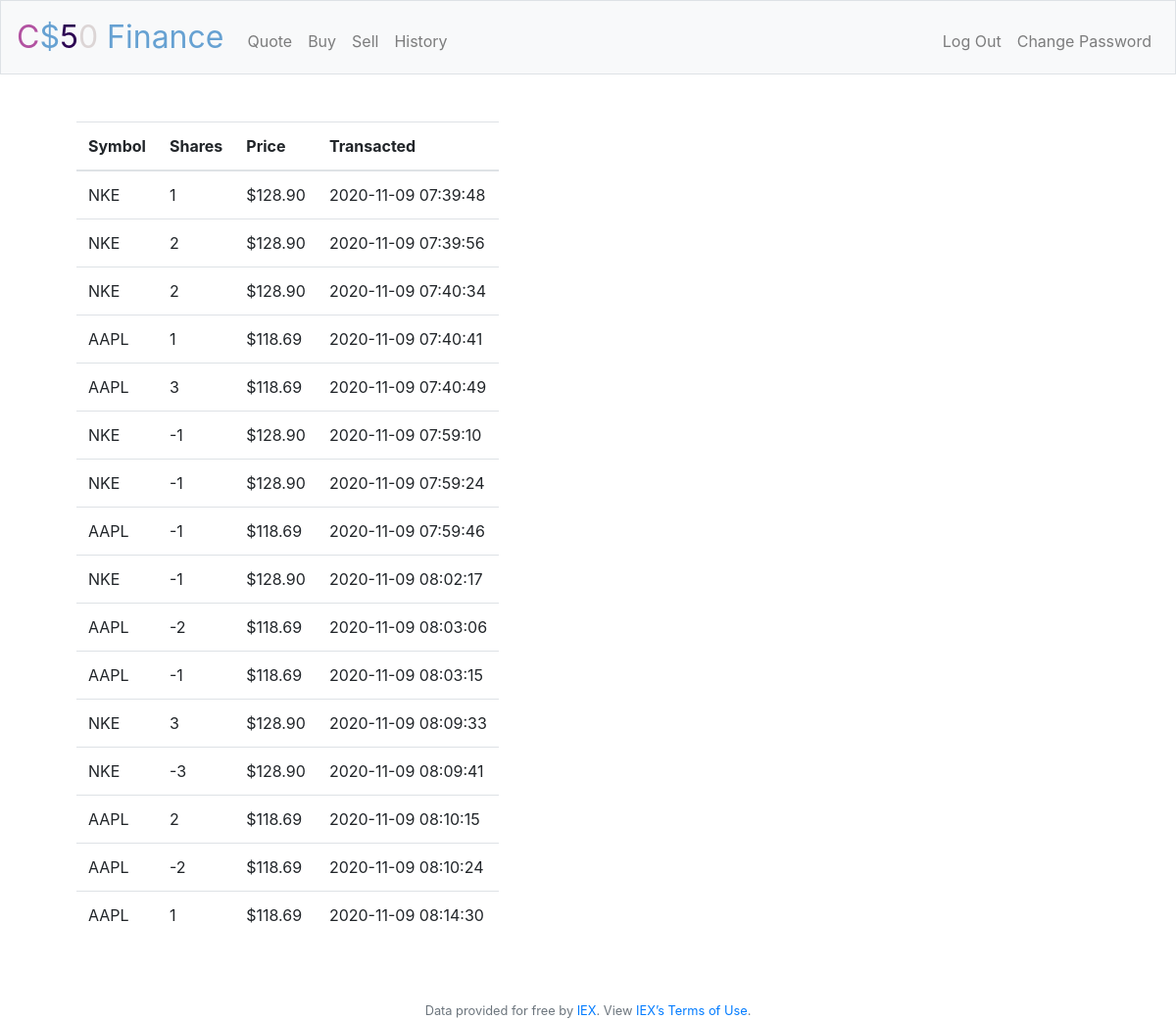
Screenshot of /history (signed in) with the database file from the repository.
### tables this page shows
CREATE TABLE Transactions (id INTEGER,
    symbol TEXT NOT NULL,
    name TEXT NOT NULL,
    shares INT,
    price INT,
    total INT,
    time TIMESTAMP);

### application.py (the view)
@app.route("/history")
@login_required
def history():
    transactions = db.execute("SELECT * FROM Transactions WHERE id = ?", session["user_id"])
    return render_template("history.html", transactions=transactions)

### application.py (called while the page is built)
@app.after_request
def after_request(response):
    response.headers["Cache-Control"] = "no-cache, no-store, must-revalidate"
    response.headers["Expires"] = 0
    response.headers["Pragma"] = "no-cache"
    return response

### helpers.py (called while the page is built)
def login_required(f):
    @wraps(f)
    def decorated_function(*args, **kwargs):
        if session.get("user_id") is None:
            return redirect("/login")
        return f(*args, **kwargs)
    return decorated_function

def usd(value):
    return f"${value:,.2f}"

### templates/history.html (shortened to what this page needs)
{% extends "layout.html" %}
{% block main %}
    <table class="table table-responsive">
        <thead>
            <tr>
                <th>Symbol</th>
                <th>Shares</th>
                <th>Price</th>
                <th>Transacted</th>
            </tr>
        </thead>
        <tbody>
            {% for stock in transactions %}
                <tr>
                    <td>{{ stock.symbol }}</td>
                    <td>{{ stock.shares }}</td>
                    <td>{{ stock.price | usd }}</td>
                    <td>{{ stock.time }}</td>
                </tr>
            {% endfor %}
        </tbody>
    </table>
{% endblock %}

### templates/layout.html (shortened to what this page needs)
<!DOCTYPE html>
<html lang="en">
    <head>
        <link rel="stylesheet" href="https://cdn.jsdelivr.net/npm/bootstrap@4.5.3/dist/css/bootstrap.min.css">
        <link href="/static/styles.css" rel="stylesheet">
    </head>
    <body>
        <nav class="navbar navbar-expand-md navbar-light bg-light border">
            <a class="navbar-brand" href="/"><span class="blue">C</span><span class="red">$</span><span class="yellow">5</span><span class="green">0</span> <span class="red">Finance</span></a>
            <div class="collapse navbar-collapse" id="navbar">
                {% if session.user_id %}
                    <ul class="navbar-nav mr-auto mt-2">
                        <li class="nav-item"><a class="nav-link" href="/quote">Quote</a></li>
                        <li class="nav-item"><a class="nav-link" href="/buy">Buy</a></li>
                        <li class="nav-item"><a class="nav-link" href="/sell">Sell</a></li>
                        <li class="nav-item"><a class="nav-link" href="/history">History</a></li>
                    </ul>
                    <ul class="navbar-nav ml-auto mt-2">
                        <li class="nav-item"><a class="nav-link" href="/logout">Log Out</a></li>
                        <li class="nav-item"><a class="nav-link" href="/passwordchange" >Change Password</a></li>
                    </ul>
                {% else %}
                    <ul class="navbar-nav ml-auto mt-2">
                        <li class="nav-item"><a class="nav-link" href="/register">Register</a></li>
                        <li class="nav-item"><a class="nav-link" href="/login">Log In</a></li>
                        <li class="nav-item"><a class="nav-link" href="/passwordchange">Change Password</a></li>
                    </ul>
                {% endif %}
            </div>
        </nav>
        <main class="container p-5">
            {% block main %}{% endblock %}
        </main>
        <footer class="small text-center text-muted">
            Data provided for free by <a href="https://iextrading.com/developer">IEX</a>. View <a href="https://iextrading.com/api-exhibit-a/">IEX’s Terms of Use</a>.
        </footer>
    </body>
</html>

### static/styles.css (style rules this page uses)
nav .navbar-brand { font-size: xx-large; }
nav .navbar-brand .blue { color: #b252a1; }
nav .navbar-brand .red { color: #66a1d2; }
nav .navbar-brand .yellow { color: #2c0452; }
nav .navbar-brand .green { color:#dcd5d5; }
main { overflow-x: auto; text-align: center; }
main table { text-align: left; }

### rows the page displays
Transactions: symbol "NKE", shares "1", price "$128.90", time "2020-11-09 07:39:48"
Transactions: symbol "NKE", shares "2", price "$128.90", time "2020-11-09 07:39:56"
Transactions: symbol "NKE", shares "2", price "$128.90", time "2020-11-09 07:40:34"
Transactions: symbol "AAPL", shares "1", price "$118.69", time "2020-11-09 07:40:41"
Transactions: symbol "AAPL", shares "3", price "$118.69", time "2020-11-09 07:40:49"
Transactions: symbol "NKE", shares "-1", price "$128.90", time "2020-11-09 07:59:10"
Transactions: symbol "NKE", shares "-1", price "$128.90", time "2020-11-09 07:59:24"
Transactions: symbol "AAPL", shares "-1", price "$118.69", time "2020-11-09 07:59:46"
Transactions: symbol "NKE", shares "-1", price "$128.90", time "2020-11-09 08:02:17"
Transactions: symbol "AAPL", shares "-2", price "$118.69", time "2020-11-09 08:03:06"
Transactions: symbol "AAPL", shares "-1", price "$118.69", time "2020-11-09 08:03:15"
Transactions: symbol "NKE", shares "3", price "$128.90", time "2020-11-09 08:09:33"
Transactions: symbol "NKE", shares "-3", price "$128.90", time "2020-11-09 08:09:41"
Transactions: symbol "AAPL", shares "2", price "$118.69", time "2020-11-09 08:10:15"
Transactions: symbol "AAPL", shares "-2", price "$118.69", time "2020-11-09 08:10:24"
Transactions: symbol "AAPL", shares "1", price "$118.69", time "2020-11-09 08:14:30"
